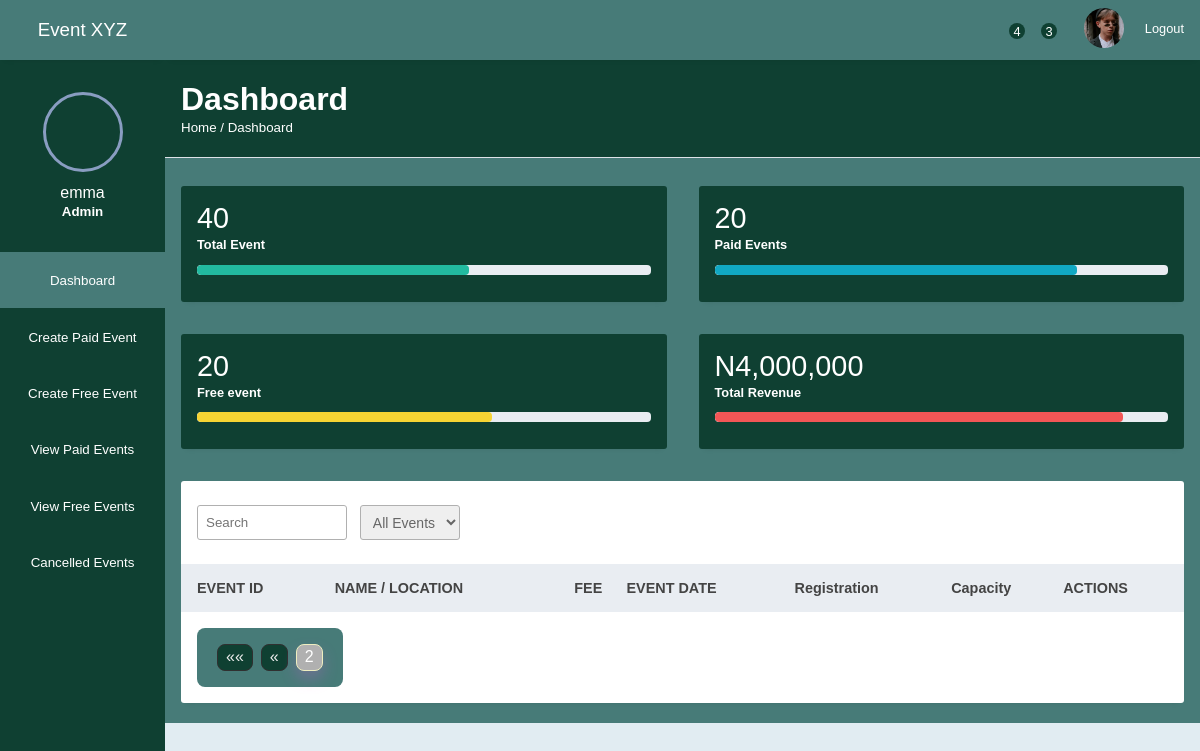
Page /admin-view/?page=2 (signed in) on the earlier database version.
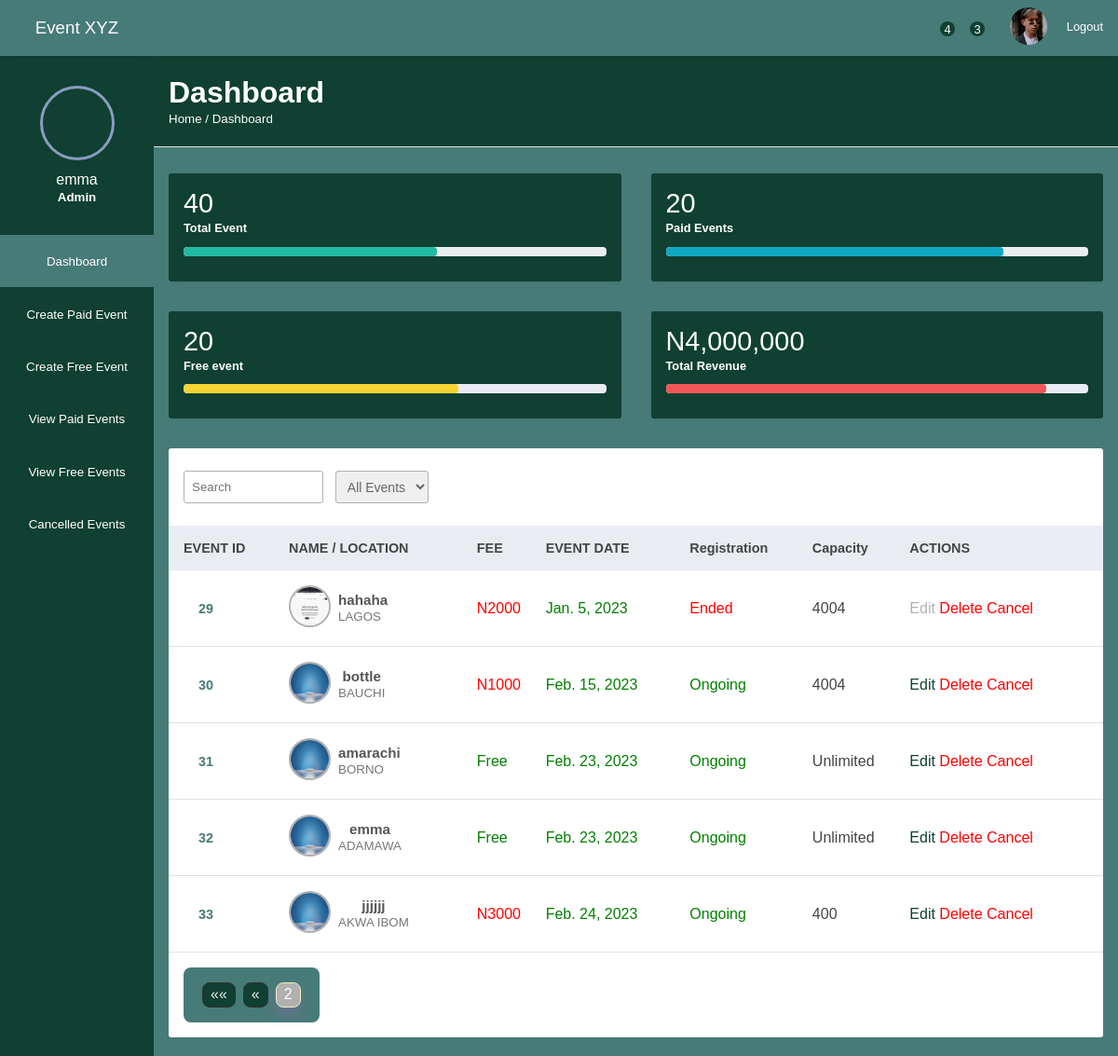
Same page on the later database version.
### AdminSection/models.py (models this page shows, shortened)
class Event(models.Model):
    event_name = models.CharField(max_length=100)
    location = models.CharField(max_length=100)
    price = models.CharField(max_length=100, blank=True, null=True,)
    space_capacity = models.IntegerField(blank=True, null=True,)
    description = models.TextField(max_length=5000, blank=True, null=True,)
    event_date = models.DateField(null=True, blank=True)
    event_time = models.TimeField(null=True, blank=True)
    event_end_date = models.DateTimeField(null=True, blank=True)
    bookings = models.IntegerField(default=0)
    slot_left = models.IntegerField(default=0)
    header_images = models.ImageField(null=True, blank=True, upload_to="images/")
    is_cancelled = models.BooleanField(default=False)
    def expired_event(self):
        mydate = timezone.now().date()
        if mydate > self.event_date:
            return True

### AdminSection/views.py (the view)
# urls.py: path("", EventView.as_view(), name="admin_events_page"),
class EventView(ListView):
    model = Event
    template_name = "events_page.html"
    paginate_by = 5

### AdminSection/templates/events_page.html (shortened to what the changed rows need)
{%extends 'base.html' %}
{%block details%}
{% if user.is_superuser %}
<div class="analytics">
    <div class="card">
        <div class="card-head">
            <h2>40</h2>
        </div>
    </div>
    <div class="card">
        <div class="card-head">
            <h2>20</h2>
        </div>
    </div>
    <div class="card">
        <div class="card-head">
            <h2>20</h2>
        </div>
    </div>
    <div class="card">
        <div class="card-head">
            <h2>N4,000,000</h2>
        </div>
    </div>
</div>
{%endif%}
{%endblock%}
{% block content%}
{% load static %}
{% if user.is_superuser %}
<table width="100%">
        <thead>
            <tr>
                <th>EVENT ID</th>
                <th> NAME / LOCATION</th>
                <th> FEE</th>
                <th> EVENT DATE</th>
                <th> Registration</th>
                <th> Capacity</th>
                <th> ACTIONS</th>
            </tr>
        </thead>
        <tbody>
        {% for event in object_list %}
            {%if event.is_cancelled == 0%}
            <tr data-href="{% url 'admin_details_page' event.pk%}">
                <td> <a href="/admin/all-customers.html">{{event.id}} </a> </td>
                <td>
                    <div class="client">
                        <div >
                            <img src = "{{event.header_images.url}}" class="client-img bg-img">
                        </div>
                        <div class="client-info">
                            <h4>{{event.event_name}}</h4>
                            <small>{{event.location}}</small>
                        </div>
                    </div>
                </td>
                <td>
                    {%if event.price%}
                        <span style="color: red;">N{{event.price}}</span>
                    {%else%}
                        <span style="color: green;">Free</span>
                    {%endif%}
                </td>
                <td style="color: green;">
                    {{event.event_date}}
                </td>
                <td style="color: green;">
                    {%if event.expired_event%}
                        <span style= "color:red"> Ended</span>
                    {%else%}
                        Ongoing
                    {%endif%}
                </td>
                <td>
                    {%if event.space_capacity%}
                        {{event.space_capacity}}
                    {%else%}
                        Unlimited
                    {%endif%}
                </td>
                <td>
                    <div class="hello">
                            {%if user.is_superuser%}
                                {%if event.price%}
                                    {%if event.expired_event%}
                                    <span class="las la-ban" style="color: rgb(176, 177, 181);"> Edit</span>
                                    {%else%}
                                    <a href="{% url 'update_event' event.pk%}"><span class="las la-edit" style="color: #0f4032;"> Edit </span></a>
                                    {%endif%}
                                {%else%}
                                    {%if event.expired_event%}
                                    <span class="las la-ban" style="color: rgb(176, 177, 181);"> Edit</span>
                                    {%else%}
                                    <a href="{% url 'update_free_event' event.pk%}"><span class="las la-edit" style="color: #0f4032;"> Edit </span></a>
                                    {%endif%}
                                {%endif%}
                                    <a href="{% url 'delete_event' event.pk%}"> <span class="las la-trash" style="color: red;">  Delete </span></a>
                                {%if event.is_cancelled == 0%}
                                    <a href="{% url 'cancel_event' event.pk%}"> <span class="las la-ban" style="color: red;"> Cancel</span></a>
                                {%endif%}
                            {%endif%}
                    </div>
                </td>
            </tr>
            {%endif%}
        {% endfor %}
    </tbody>
</table>
<div class="record-header">
    <div class="browse">
        <section>
            <ul class="page">
                {% if is_paginated %}
                    {% for i in paginator.page_range %}
                        {% if page_obj.number == i %}
                            <a class="active"><li>{{ i }}</li></a>
                            {% elif i > page_obj.number and i < page_obj.number|add:5 %}
                            <a href="?page={{ i }}"><li>{{ i }}</li></a>
                        {% endif %}
                    {% endfor %}
                {%else%}
                    <a ><li><span>&laquo;</span></li></a>
                    <a ><li><span>&raquo;</span></li></a>
                {% endif %}
            </ul>
        </section>
    </div>
</div>
{%else%}
    <div style="color:red;"> You are not an admin. </div>
{% endif %}
</div>
{%endblock%}

Differences in the rows shown:
added Event: id "29", header_images (picture), event_name "hahaha", location "LAGOS", price "2000", event_date "Jan. 5, 2023", shows "Ended", space_capacity "4004", shows "Edit", is_cancelled "Cancel"
added Event: id "30", header_images (picture), event_name "bottle", location "BAUCHI", price "1000", event_date "Feb. 15, 2023", shows "Ongoing", space_capacity "4004", shows "Edit", is_cancelled "Cancel"
added Event: id "31", header_images (picture), event_name "amarachi", location "BORNO", shows "Free", event_date "Feb. 23, 2023", shows "Ongoing", shows "Unlimited", shows "Edit", is_cancelled "Cancel"
added Event: id "32", header_images (picture), event_name "emma", location "ADAMAWA", shows "Free", event_date "Feb. 23, 2023", shows "Ongoing", shows "Unlimited", shows "Edit", is_cancelled "Cancel"
added Event: id "33", header_images (picture), event_name "jjjjjj", location "AKWA IBOM", price "3000", event_date "Feb. 24, 2023", shows "Ongoing", space_capacity "400", shows "Edit", is_cancelled "Cancel"
